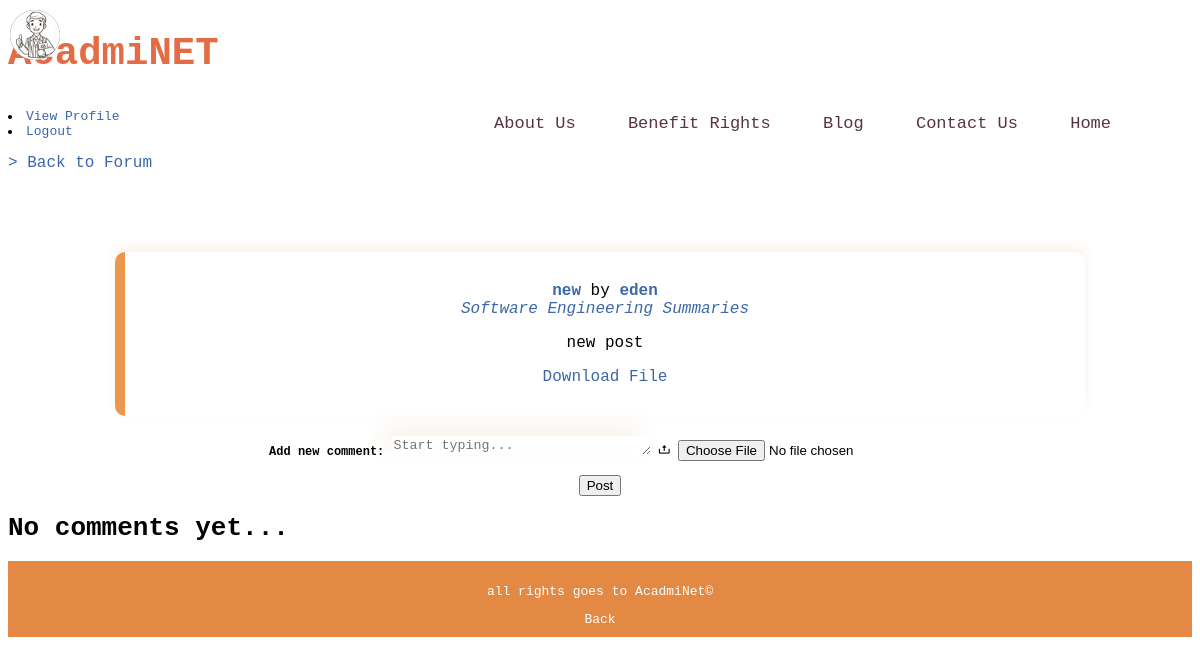
The app's page /blog/blog/post/new/ (signed in), older data.
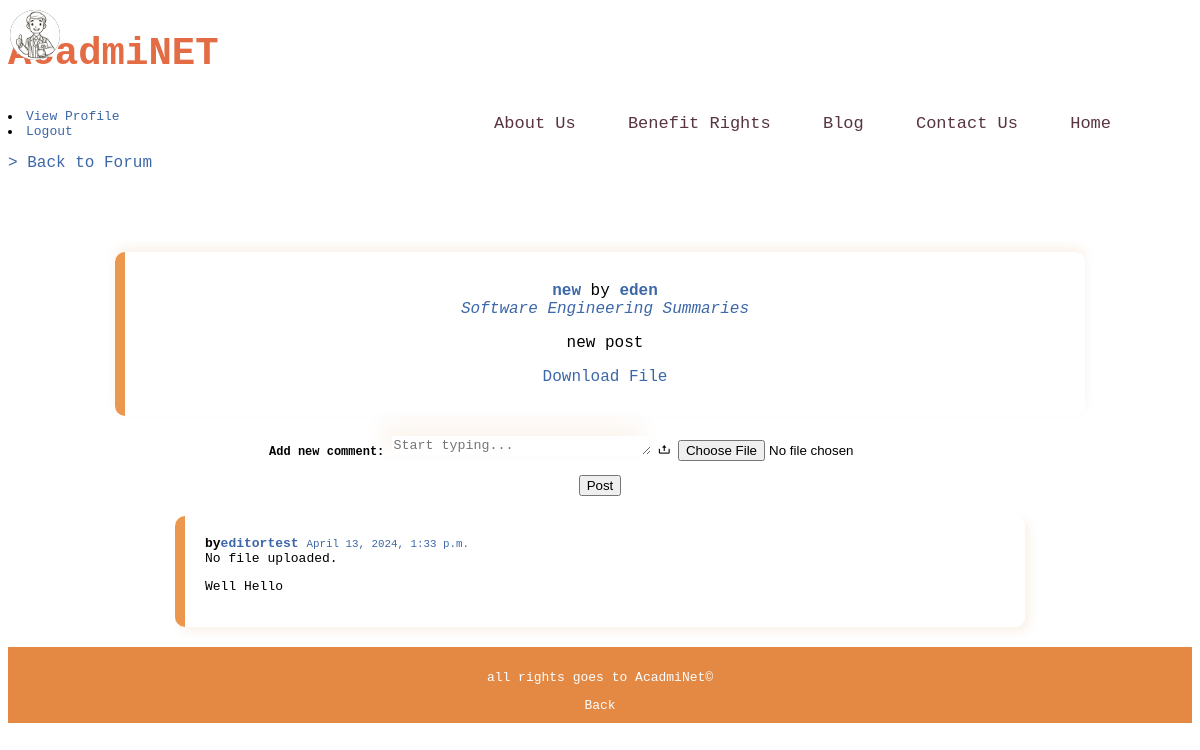
The same page, newer data.
### blog/models.py (models this page shows, shortened)
class Comment(models.Model):
    post = models.ForeignKey(Post,on_delete=models.CASCADE,related_name='comments')
    name = models.ForeignKey(get_user_model(),on_delete=models.CASCADE,null=True)
    email = models.EmailField()
    body = models.TextField()
    created_on = models.DateTimeField(auto_now_add=True)
    active = models.BooleanField(default=False)
    file_comment_upload = models.FileField(null=True,blank=True,upload_to="images/",validators=[validate_file_extension,sizefile])
    class Meta:
        ordering = ['created_on']

### authentication/models.py (models this page shows)
class CustomUser(AbstractUser):
    profile_picture = models.ImageField(upload_to='profile_pictures/', blank=True, null=True)
    email = models.EmailField(blank=True)
    academic_institution = models.CharField(max_length=30, blank=True)
    department = models.CharField(max_length=30, blank=True)
    year = models.CharField(max_length=10, blank=True)
    last_activity = models.DateTimeField(default=timezone.now)
    is_editor = models.BooleanField(default=False)
    def __str__(self): #ייצוג ההדפסה של משתמש סטודנט
        return self.username

### blog/views.py (the view, shortened to what this page needs)
# urls.py: path('blog/post/', views.post_detail, name='post_detail'),#.
@login_required
def post_detail(request, slug):
    template_name = 'Post.html'
    post = get_object_or_404(Post, slug=slug)
    comments = post.comments.filter(active=True)
    new_comment = None  # Initialize new_comment
    comment_form = CommentForm()
    return render(request, template_name, {
        'post': post,
        'comments': comments,
        'new_comment': new_comment,
        'comment_form': comment_form,
        'comment_file': new_comment.file_comment_upload if new_comment else None,
        'slug': slug,
    })

### blog/forms.py
class CommentForm(forms.ModelForm):
    class Meta:
        model = Comment
        fields = ('body','file_comment_upload')#going to change name and email because we will have users.

### blog/templates/Post.html (shortened to what this page needs)
<!DOCTYPE html>
<html lang="en">
<head>
    {%load static%}
    <link rel="stylesheet" href="{% static 'Post.css' %}">
    <link href='https://unpkg.com/boxicons@2.1.4/css/boxicons.min.css' rel='stylesheet'>
</head>
<body>
    <header>
        <div class="main">
            <div class="logo">
                <h2>AcadmiNET</h2>
            </div>
        </div>
        <div class="container">
            <div class="profile">
                {% if user.profile_picture %}
                <img src="{{ user.profile_picture.url }}" alt="{{ user.username }}'s profile picture">
                {% else %}
                <img src="https://turag.co.il/wp-content/uploads/2018/06/man.jpg">
                {% endif %}
            </div>
            {% if  request.user.editor %}
            <ul>
                <li><a href="{% url 'about_us_editor' %}" class="link">About Us</a></li>
                <li><a href="{% url 'rights_page_editor' %}" class="link">Benefit Rights</a></li>
                <li><a href="{% url 'blog_page_editor' %}" class="link">Blog</a></li>
                <li><a href="{% url 'contact_us_editor' %}" class="link">Contact Us</a></li>
                <li><a href="{% url 'homepage_editor' %}" class="link">Home</a></li>
            </ul>
        {% endif %}
        </div>
                            <li><a href="{% url 'student_profile' %}" class="link">View Profile</a></li>
                            <li><a href="javascript:void(0)" class="link" onclick="confirmLogout()">Logout</a></li>
    </div> <br>
    {% if request.user.editor %}
    <div class="back-to-forum"><a href="{% url 'homepage_editor' %}"class="link">> Back to Forum</a></div>
    {% else %}
        {% if user.is_superuser %}
        <div class="back-to-forum"><a href="{% url 'homepage_admin' %}"class="link">> Back to Forum</a></div>
        {% else %}
        <div class="back-to-forum"><a href="{% url 'homepage' %}"class="link">> Back to Forum</a></div>
        {% endif %}
    {% endif %}
    <br> <br> <br> <br>
    <div class="Main-Post">
        <b><a href="#">{{post.title}}</a></b> by <b><a href="#">{{post.author}}</a></b><br>
        <em><a href="#">{{post.department_choices}}</a> <a href="">{{post.Topic_choice}}</a></em>
        <p>{{post.content}}</p>
        <a href="{{ post.header_image }}" download>Download File</a>
    </div>
    <div class="Comments">
        <div class="new-Comment">
            <form method="post"  id="comment-form" enctype="multipart/form-data">
                <b>Add new comment:</b>
                <textarea name="comment-text" id="comment" cols="30" rows="1" placeholder="Start typing..."></textarea>
                <label for="file"><i class='bx bx-upload'></i></label>
                <input type="file" name="file" id="file" accept=".pdf, .doc, .docx, .txt">
                <br><br>
                <input type="submit" value="Post">
            </form>
        </div>
        {% if not post.comments.all %}
            <h1>No comments yet...</h1>
          {% else %}
             {% for comment in post.comments.all %}
             <div class="comment">
                <b>by<a href="#">{{comment.name}}</a></b>
                <small><a href="#" class="link">{{comment.created_on}}</a></small><br>
                {% if comment.file_comment_upload %}
                    <a href="{{ comment.file_comment_upload.url }}" download>Download File</a>
                    {% else %}
                    No file uploaded.
                {% endif %}
                <p>{{ comment.body }}</p>
            </div>
            {% endfor %}
        {% endif %}
    </div>
    <footer>
        <p class="rights">all rights goes to AcadmiNet&copy;</p>
        <a href="{% url 'blog_page' %}" class="Back">Back</a>
    </footer>
</html>

Row changes from the older to the newer data that the page shows:
added Comment: name "editortest", created_on "April 13, 2024, 1:33 p.m.", file_comment_upload "No file uploaded.", body "Well Hello"
Text that changed along with them:
text no longer shown: "No comments yet..."
